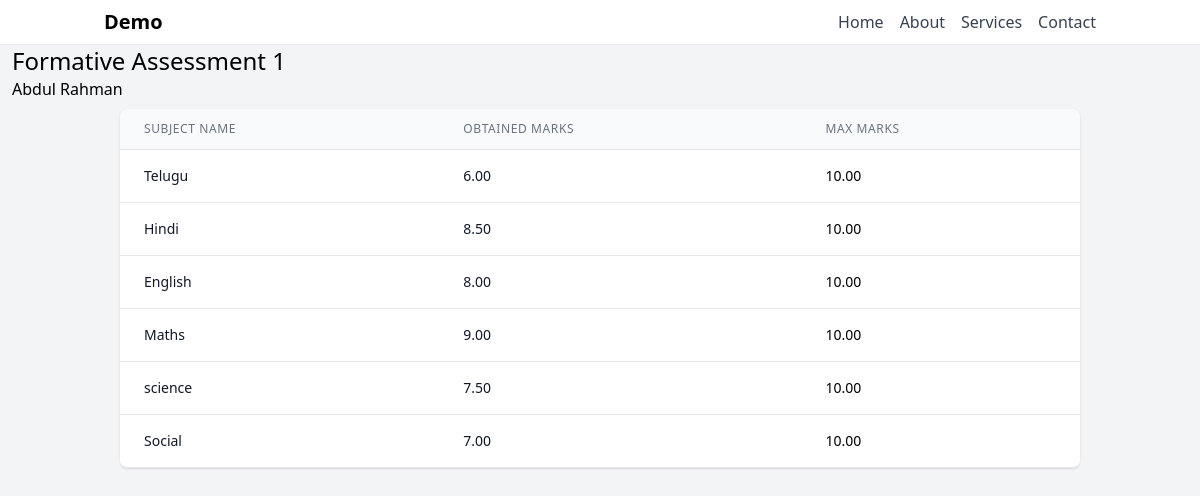
Screenshot of /marks/1/1/ with the database file from the repository.
### Student_app/models.py (models this page shows, shortened)
class Exams(models.Model):
    name = models.CharField(max_length=100)

class Student(models.Model):
    name = models.CharField(max_length=100)
    father_name = models.CharField(max_length=100, null=True)
    roll_no = models.IntegerField(unique=True)
    standard = models.ForeignKey(Class, on_delete=models.CASCADE)
    date_of_birth = models.DateField(null=True, blank=True)
    email = models.EmailField(null=True, blank=True)
    address = models.TextField(null=True, blank=True)
    phone_number = models.IntegerField(null=True, blank=True)
    photo = models.ImageField(upload_to="student-photos", null=True)

class Marks(models.Model):
    student = models.ForeignKey(Student, on_delete=models.CASCADE, related_name='marks')
    subject = models.ForeignKey(Subject, on_delete=models.CASCADE)
    marks_obtained = models.DecimalField(max_digits=5, decimal_places=2)
    max_marks = models.DecimalField(max_digits=5, decimal_places=2)
    exams = models.ForeignKey(Exams, on_delete=models.CASCADE, null=True)

class Subject(models.Model):
    name = models.CharField(max_length=100, unique=True)

### Student_app/views.py (the view)
# urls.py: path('marks/<int:exam_id>/<int:student_id>/', marks_details, name="marks_details"),
def marks_details(request, student_id, exam_id):
    exam = get_object_or_404(Exams, id = exam_id)
    student = get_object_or_404(Student ,id=student_id)
    marks = Marks.objects.filter(student=student, exams = exam)
    return render(request, 'marks.html', {'student': student, 'marks': marks, 'exam': exam})

### Student_app/templates/marks.html (shortened to what this page needs)
<!DOCTYPE html>
<html lang="en">
<head>
    <script src="https://cdn.tailwindcss.com"></script>
    <link rel="stylesheet" href="https://cdn.jsdelivr.net/npm/tailwindcss@2.2.19/dist/tailwind.min.css">
</head>
<body class="bg-gray-100">
<nav class="bg-white border-b border-gray-200">
  <div class="container mx-auto px-4 py-2 flex justify-between items-center">
    <div class="text-xl font-bold">Demo</div>
    <div class="hidden md:flex space-x-4">
      <a href="#" class="text-gray-700 hover:text-blue-500">Home</a>
      <a href="#" class="text-gray-700 hover:text-blue-500">About</a>
      <a href="#" class="text-gray-700 hover:text-blue-500">Services</a>
      <a href="#" class="text-gray-700 hover:text-blue-500">Contact</a>
    </div>
  </div>
</nav>
 <div class="container mx-3">
  <h1 class="text-2xl">{{exam.name}} </h1>
  <h2>{{student.name}}</h2>
 </div>
<div class="container mx-auto">
    <div class="flex flex-col">
        <div class="overflow-x-auto">
            <div class="py-2 align-middle inline-block min-w-full sm:px-6 lg:px-8">
                <div class="shadow overflow-hidden border-b border-gray-200 sm:rounded-lg">
                    <table class="min-w-full divide-y divide-gray-200">
                        <thead class="bg-gray-50">
                            <tr>
                                <th scope="col" class="px-6 py-3 text-left text-xs font-medium text-gray-500 uppercase tracking-wider">
                                    Subject Name
                                </th>
                                <th scope="col" class="px-6 py-3 text-left text-xs font-medium text-gray-500 uppercase tracking-wider">
                                    Obtained Marks
                                </th>
                                <th scope="col" class="px-6 py-3 text-left text-xs font-medium text-gray-500 uppercase tracking-wider">
                                    Max marks
                                </th>
                            </tr>
                        </thead>
                        <tbody class="bg-white divide-y divide-gray-200">
                            {% for mark in marks %}
                            <tr>
                                <td class="px-6 py-4 whitespace-nowrap text-sm text-gray-900">
                                  {{mark.subject.name}}
                                </td>
                                <td class="px-6 py-4 whitespace-nowrap text-sm text-gray-900">
                                    {{mark.marks_obtained}}
                                </td>
                                <td class="px-6 py-4 whitespace-nowrap text-sm font-medium">
                                   {{mark.max_marks}}
                                </td>
                            </tr>
                            {% endfor %}
                        </tbody>
                    </table>
                </div>
            </div>
        </div>
    </div>
</div>
</body>
</html>

### rows the page displays
Exams: name "Formative Assessment 1"
Student: name "Abdul Rahman"
Marks: subject.name "Telugu", marks_obtained "6.00", max_marks "10.00"
Marks: subject.name "Hindi", marks_obtained "8.50", max_marks "10.00"
Marks: subject.name "English", marks_obtained "8.00", max_marks "10.00"
Marks: subject.name "Maths", marks_obtained "9.00", max_marks "10.00"
Marks: subject.name "science", marks_obtained "7.50", max_marks "10.00"
Marks: subject.name "Social", marks_obtained "7.00", max_marks "10.00"
